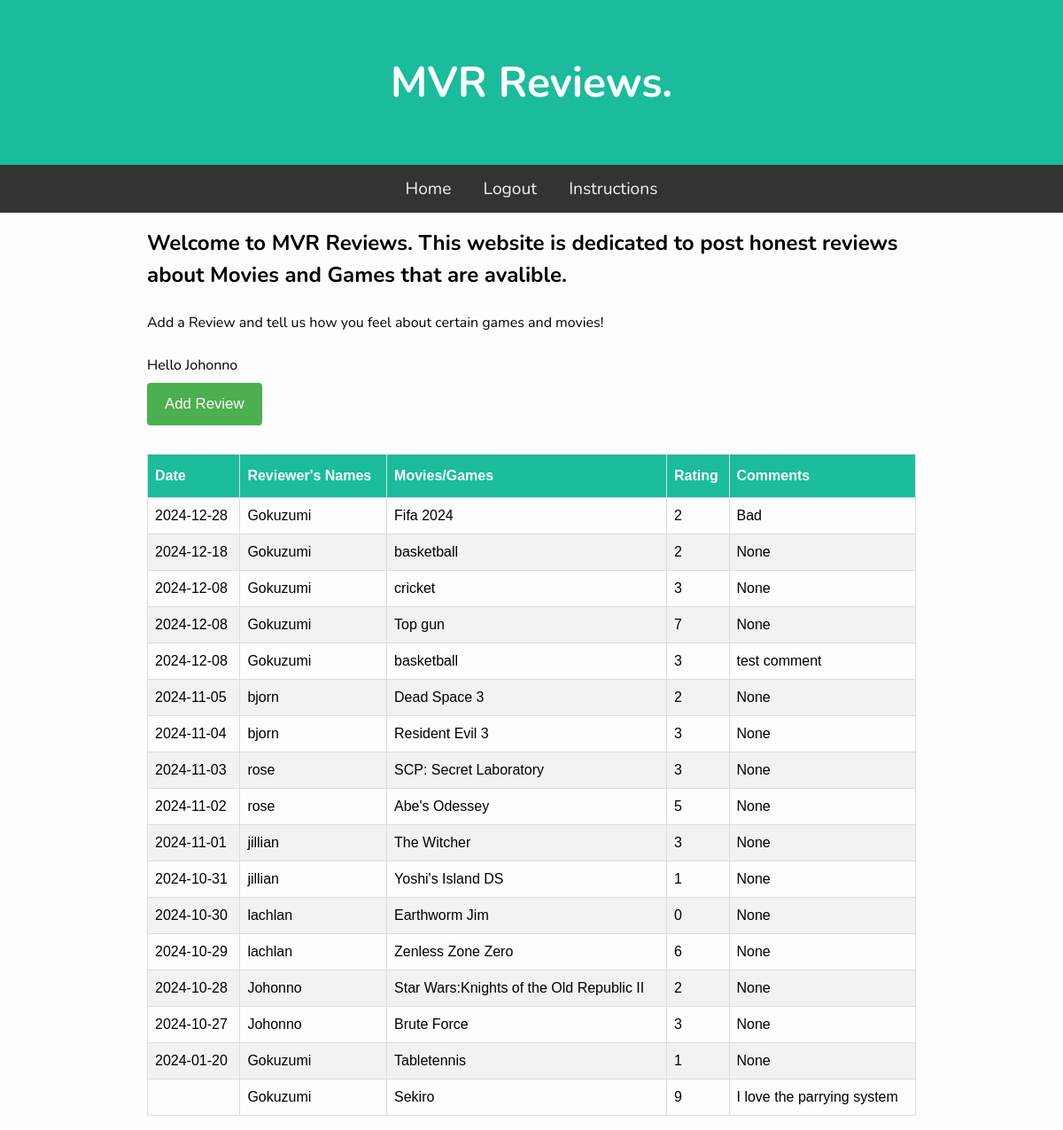
Screenshot of / (signed in) with the database file from the repository.
### tables this page shows
CREATE TABLE Users(id INTEGER PRIMARy KEY AUTOINCREMENT,
                    username TEXT UNIQUE NOT NULL,
                    password NOT NULL);

CREATE TABLE "Reviews"(id INTEGER PRIMARY KEY AUTOINCREMENT,
                    user_id INTEGER,
                    date DATE NOT NULL,
                    score INTEGER,
                    game TEXT NOT NULL, COMMENTS TEXT);

### main.py (the view)
@app.route("/")
def Home():
    reviewData = db.GetAllReviews()
    return render_template("index.html", reviews=reviewData)

### db.py (called while the page is built)
def GetDB():
    db = sqlite3.connect(".database/mvr.db")
    db.row_factory = sqlite3.Row
    return db

def GetAllReviews():
    db = GetDB()
    reviews = db.execute("""SELECT Reviews.date, Reviews.game, Reviews.score, Users.username, Reviews.comments
                            FROM Reviews JOIN Users ON Reviews.user_id = Users.id
                            ORDER BY date DESC""").fetchall()
    db.close()
    return reviews

### templates/index.html
{% extends "base.html" %}
{% block content %}
<h2>Welcome to MVR Reviews. This website is dedicated to post honest reviews about Movies and Games that are avalible.</h2>
<div class="container">
    <p><br> Add a Review and tell us how you feel about certain games and movies!</br></p>
    {% if session['username'] %}
        <br>
        <p>Hello {{ session['username'] }}</p>
        <a href="/add"><button>Add Review</button></a>
    {% endif %}
</div>
<br>
<table class="review_table">
    <thead>
        <th>Date</th>
        <th>Reviewer's Names</th>
        <th>Movies/Games</th>
        <th>Rating</th>
        <th>Comments</th>
    </thead>
    <tbody>
        {% for review in reviews %}
        <tr>
            <td>{{ review['date'] }}</td>
            <td>{{ review['username'] }}</td>
            <td>{{ review['game'] }}</td>
            <td>{{ review['score'] }}</td>
            <td>{{review['comments']}}</td>
        </tr>
        {% endfor %}
    </tbody>
</table>
{% endblock %}

### static/css/style.css (style rules this page uses)
* { padding: 0; margin: 0; box-sizing: border-box; }
body { background: #fdfdfd; font-family: "Nunito", sans-serif; font-size: 1rem; }
.review_table { font-family: Arial, Helvetica, sans-serif; border-collapse: collapse; width: 100%; }
.review_table td, .review_table th { border: 1px solid #ddd; padding: 8px; }
.review_table tr:nth-child(even) { background-color: #f2f2f2; }
.review_table th { padding-top: 12px; padding-bottom: 12px; text-align: left; background-color: #1abc9c; color: white; }
button { background-color: #4CAF50; color: white; padding: 14px 20px; margin: 8px 0; border: none; border-radius: 4px; cursor: pointer; font-size: 1.05em; }

### rows the page displays
Users: username "Johonno"
Reviews: date "2024-12-28", username "Gokuzumi", game "Fifa 2024", score "2", comments "Bad"
Reviews: date "2024-12-18", username "Gokuzumi", game "basketball", score "2", comments "None"
Reviews: date "2024-12-08", username "Gokuzumi", game "cricket", score "3", comments "None"
Reviews: date "2024-12-08", username "Gokuzumi", game "Top gun", score "7", comments "None"
Reviews: date "2024-12-08", username "Gokuzumi", game "basketball", score "3", comments "test comment"
Reviews: date "2024-11-05", username "bjorn", game "Dead Space 3", score "2", comments "None"
Reviews: date "2024-11-04", username "bjorn", game "Resident Evil 3", score "3", comments "None"
Reviews: date "2024-11-03", username "rose", game "SCP: Secret Laboratory", score "3", comments "None"
Reviews: date "2024-11-02", username "rose", game "Abe's Odessey", score "5", comments "None"
Reviews: date "2024-11-01", username "jillian", game "The Witcher", score "3", comments "None"
Reviews: date "2024-10-31", username "jillian", game "Yoshi's Island DS", score "1", comments "None"
Reviews: date "2024-10-30", username "lachlan", game "Earthworm Jim", score "0", comments "None"
Reviews: date "2024-10-29", username "lachlan", game "Zenless Zone Zero", score "6", comments "None"
Reviews: date "2024-10-28", username "Johonno", game "Star Wars:Knights of the Old Republic II", score "2", comments "None"
Reviews: date "2024-10-27", username "Johonno", game "Brute Force", score "3", comments "None"
Reviews: date "2024-01-20", username "Gokuzumi", game "Tabletennis", score "1", comments "None"
Reviews: username "Gokuzumi", game "Sekiro", score "9", comments "I love the parrying system"
